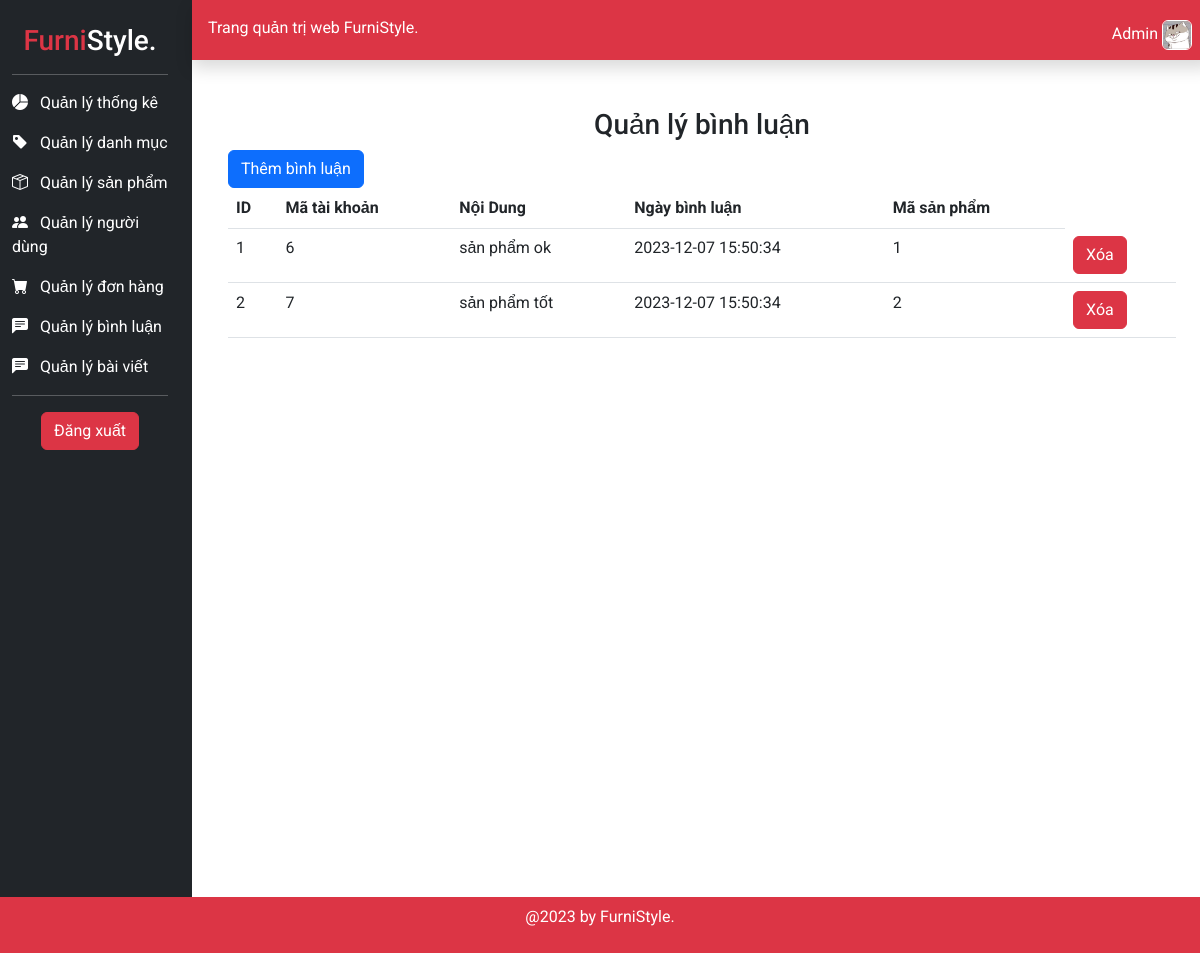
Page /admin/index.php?mod=feedback&act=list on the committed database.
### tables this page shows
CREATE TABLE `binhluan` (
  `id` int(11) NOT NULL,
  `mataikhoan` int(11) NOT NULL,
  `noidung` text NOT NULL,
  `ngaybinhluan` timestamp NOT NULL DEFAULT current_timestamp() ON UPDATE current_timestamp(),
  `masanpham` int(11) DEFAULT NULL
);

### model_Dao/pdo.php (called while the page is built, shortened)
<?php
function pdo_get_connection(){
    $dburl = "mysql:host=localhost;dbname=duan1hoanchinh;charset=utf8";
    $username = 'root';
    $password = '';
    $conn = new PDO($dburl, $username, $password);
    $conn->setAttribute(PDO::ATTR_ERRMODE, PDO::ERRMODE_EXCEPTION);
    return $conn;
}
function pdo_query($sql){
    $sql_args = array_slice(func_get_args(), 1);
    try{
        $conn = pdo_get_connection();
        $stmt = $conn->prepare($sql);
        $stmt->execute($sql_args);
        $rows = $stmt->fetchAll();
        return $rows;
    }
    catch(PDOException $e){
        throw $e;
    }
    finally{
        unset($conn);
    }
}

### model_Dao/comment.php (called while the page is built, shortened)
<?php
 include_once 'pdo.php';
function comment_all(){
  $sql="SELECT * FROM binhluan";
  return pdo_query($sql);
}
?>

### admin/admin/views/page_feedback_list.php (the view, shortened to what this page needs)
<div class="p-5 vh-100">
    <h3 class="text-center">Quản lý bình luận</h3>
    <div >
        <a class="btn btn-primary" href="?mod=feedback&act=add">Thêm bình luận</a>
    </div>
    <table class="table table-hover ">
        <thead>
            <tr>
                <th>ID</th>
                <th>Mã tài khoản </th>
                <th>Nội Dung</th>
                <th>Ngày bình luận</th>
                <th>Mã sản phẩm</th>
            </tr>
        </thead>
        <tbody>
            <tr>
            <?php foreach($ds_cm as $feecdback): ?>
            <tr>
                <td><?=$feecdback['id']?></td>
                <td><?=$feecdback['mataikhoan']?></td>
                <td><?=$feecdback['noidung']?></td>
                <td><?=$feecdback['ngaybinhluan']?></td>
                <td><?=$feecdback['masanpham']?></td>
                <td>
                    <a class="btn btn-danger" href="?mod=feedback&act=delete&id=<?=$feecdback['id']?>">Xóa</a>
                </td>
            </tr>
            <?php endforeach; ?>
        </tbody>
</div>

### admin/admin/views/template_header.php (style rules this page uses)
body { font-family: 'Roboto', sans-serif; }

### rows in the picture
binhluan: id "1", mataikhoan "6", noidung "sản phẩm ok", ngaybinhluan "2023-12-07 15:50:34", masanpham "1"
binhluan: id "2", mataikhoan "7", noidung "sản phẩm tốt", ngaybinhluan "2023-12-07 15:50:34", masanpham "2"
